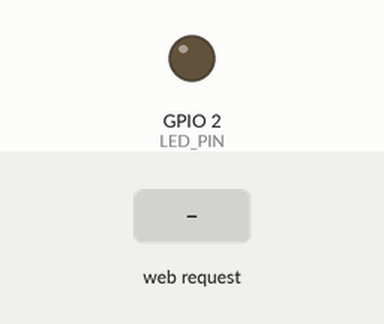
Recording of a sketch running on a simulated ESP32. Shown: output pins drawn as LEDs (lit = HIGH). The test bench sets the inputs (shaded band). What the sketch prints to the serial monitor is not drawn.

Above: at 1.2 s.
1.3 s: HTTP request GET /led?val=1 received
At 1.6 s:
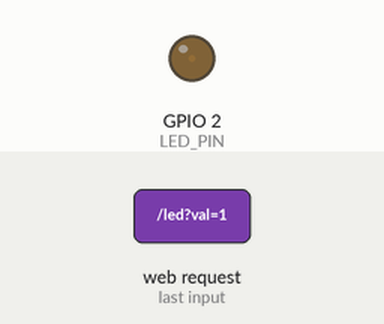
2.8 s: HTTP request GET /led?val=120 received
At 3.9 s:
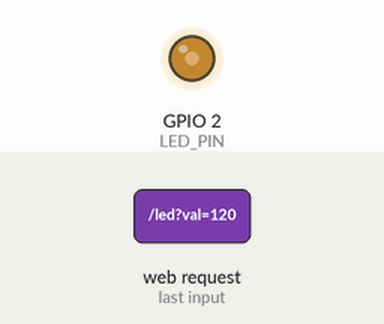
Timing chart, 0 to 5.8 s (numbered marks = the images above; inputs shaded):
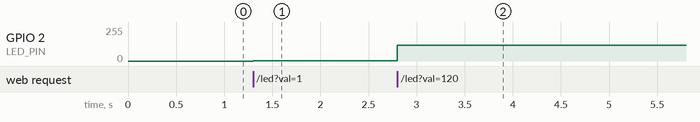

Measured:
- after the input at 1.3 s, GPIO 2 (LED_PIN): 0/255 → 1/255 at once
- after the input at 2.8 s, GPIO 2 (LED_PIN): 1/255 → 120/255 at once

The sketch:

sketch_ex07.ino
```cpp
#include <WiFi.h>
#include <WebServer.h>

// AP热点配置
const char* ap_ssid = "ESP32-LAB54102";
const char* ap_pass = "1234567891"; // 至少8位
const int LED_PIN = 2; // D2 GPIO2

// PWM参数
const int PWM_FREQ = 5000;
const int PWM_RES  = 8;

WebServer server(80);
int ledBright = 0;

// 网页：滑动条 + JS fetch异步调光
String htmlPage = R"HTML(
<!DOCTYPE html>
<html lang="zh-CN">
<head>
<meta charset="UTF-8">
<title>ESP32 AP 网页无极调光</title>
<style>
body {text-align:center;font-size:22px;margin-top:80px;background:#f5f5f5;}
#slider {width:80%;height:30px;margin:30px 0;}
span {font-weight:bold;color:#d32f2f;font-size:28px;}
</style>
</head>
<body>
<h2>LED亮度滑动调节器</h2>
<input type="range" id="slider" min="0" max="255" value="0">
<p>当前亮度值：<span id="valShow">0</span></p>

<script>
const slider = document.getElementById("slider");
const show = document.getElementById("valShow");

slider.oninput = function(){
    let v = this.value;
    show.innerText = v;
    // 异步GET请求发送亮度数值
    fetch(`/led?val=${v}`);
}
</script>
</body>
</html>
)HTML";

// 主页路由
void handleRoot() {
  server.send(200, "text/html", htmlPage);
}

// 调光接口，解析url参数val
void handleLed() {
  if (server.hasArg("val")) {
    ledBright = server.arg("val").toInt();
    // 限制0~255范围
    ledBright = constrain(ledBright, 0, 255);
    ledcWrite(LED_PIN, ledBright);
  }
  server.send(200, "text/plain", "OK");
}

void setup() {
  Serial.begin(115200);

  // PWM初始化LED
  ledcAttach(LED_PIN, PWM_FREQ, PWM_RES);
  ledcWrite(LED_PIN, 0);

  // 开启AP热点
  WiFi.softAP(ap_ssid, ap_pass);
  IPAddress apIP = WiFi.softAPIP();
  Serial.println("ESP32热点已开启");
  Serial.print("热点名称：");
  Serial.println(ap_ssid);
  Serial.print("访问IP：");
  Serial.println(apIP);

  // 注册网页路由
  server.on("/", handleRoot);
  server.on("/led", handleLed);
  server.begin();
}

void loop() {
  server.handleClient();
}
```
